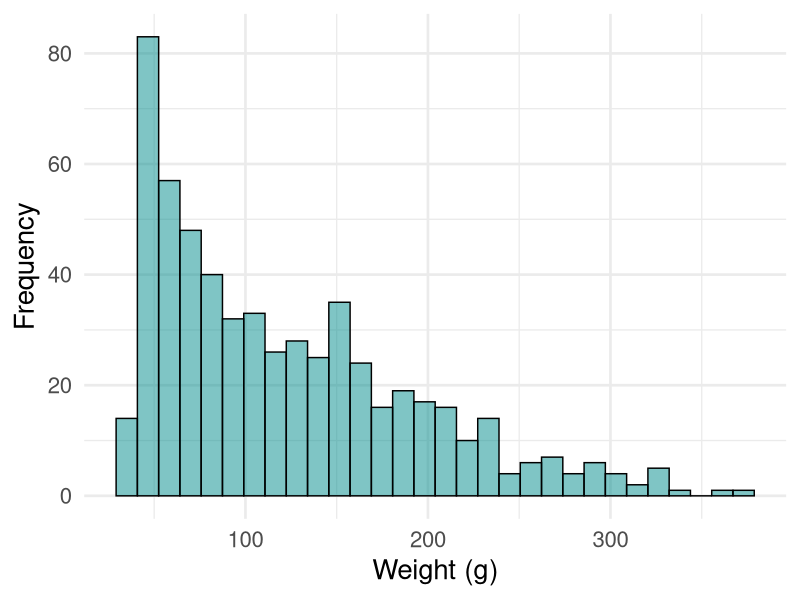
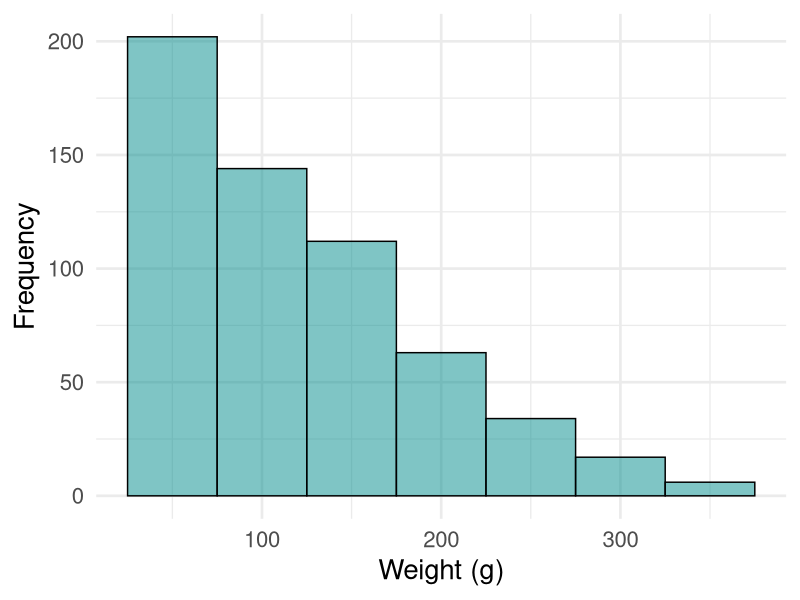
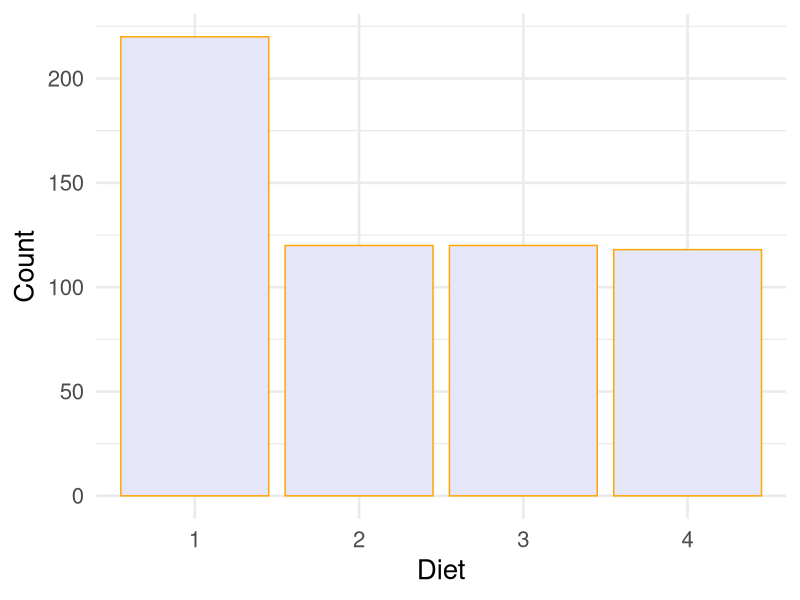
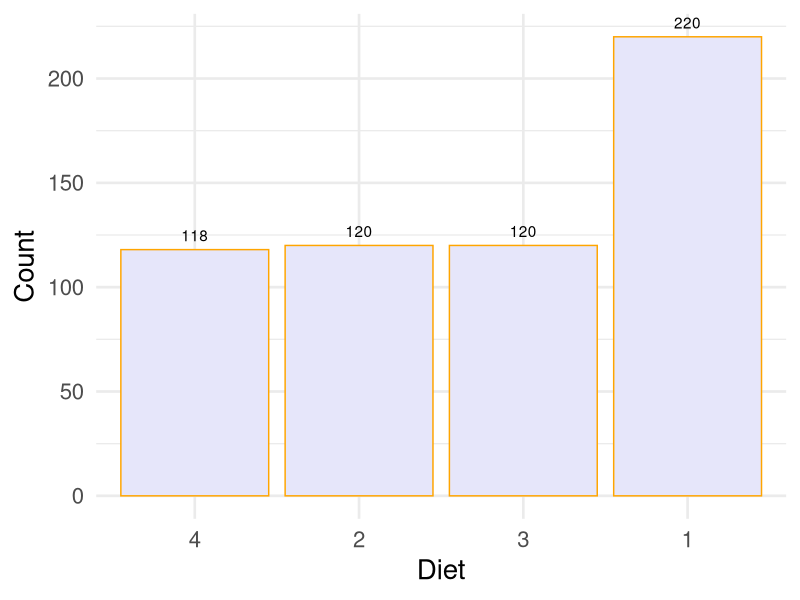
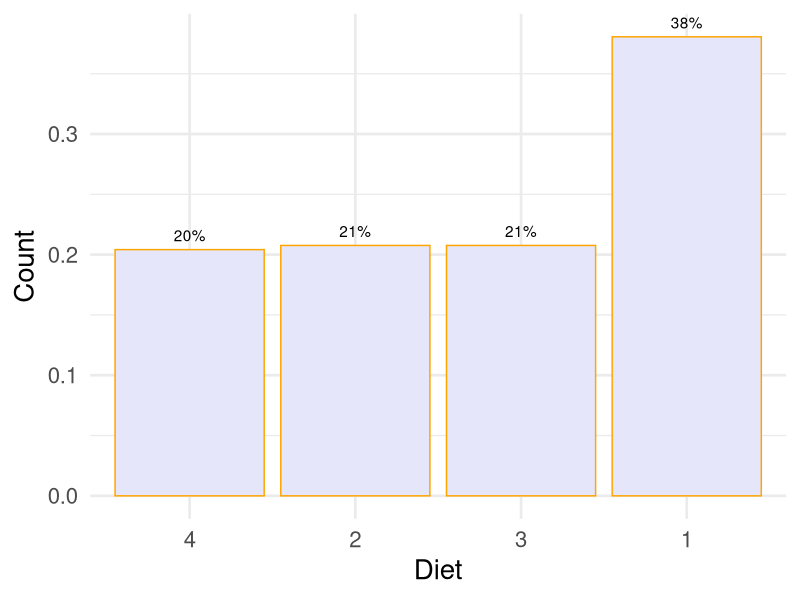
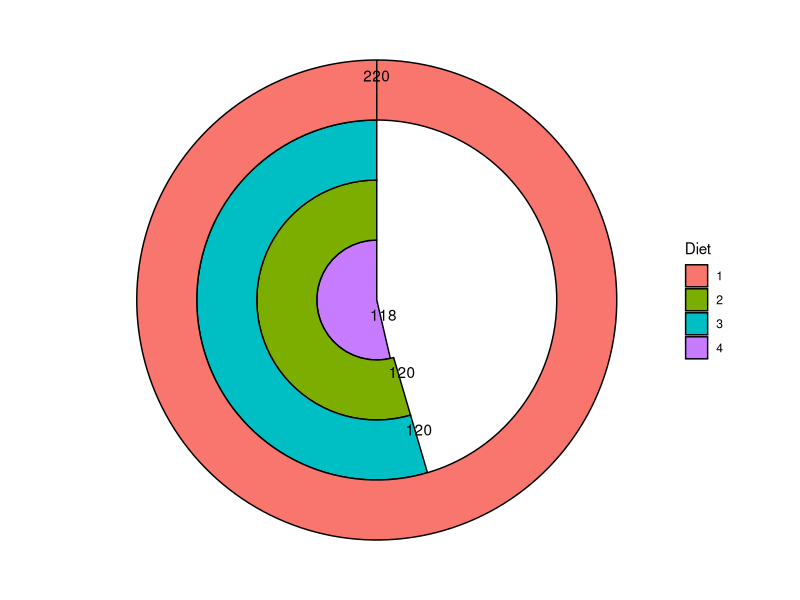

Recreate these plots in R, in order.
## ---- chunk 1
library(ggplot2)

ggplot(ChickWeight, aes(weight))+
  geom_histogram(fill='cyan4',color='black',alpha=0.5)+
  theme_minimal(base_size = 20)+
  ylab("Frequency")+ xlab("Weight (g)")
## ---- chunk 2
library(ggplot2)

ggplot(ChickWeight, aes(weight))+
  geom_histogram(fill='cyan4',color='black',alpha=0.5, binwidth = 50)+
  theme_minimal(base_size = 20)+
  ylab("Frequency")+ xlab("Weight (g)")
## ---- chunk 3
library(ggplot2)

ggplot(ChickWeight, aes(x= Diet))+
  geom_bar(color='orange', fill='lavender')+
  theme_minimal(base_size = 20)+
  ylab("Count")+ xlab("Diet")
## ---- chunk 4

library(tidyverse)
reord.chick<-ChickWeight %>% 
 count(Diet) %>% arrange(n)
reord.chick


## ---- chunk 5
library(ggplot2)

ggplot(reord.chick, aes(x= reorder(Diet,n), y=n))+
  geom_col(color='orange', fill='lavender')+
  geom_text(aes(label=n), vjust=-0.7)+
  theme_minimal(base_size = 20)+
  ylab("Count")+ xlab("Diet")

## ---- chunk 6

ChickWeight %>% 
  count(Diet) %>% arrange(n) %>% 
mutate(percent = n / sum(n),
         percentlabel = paste0(round(percent*100), "%")) %>% 

ggplot( aes(x= reorder(Diet,percent), y=percent))+
  geom_col(color='orange', fill='lavender')+
  geom_text(aes(label=percentlabel), vjust=-0.7)+
  theme_minimal(base_size = 20)+
  ylab("Count")+ xlab("Diet")

## ---- chunk 7
library(ggplot2)

ggplot(reord.chick, aes(x= reorder(Diet,n), y=n,fill=Diet))+
  geom_col(width = 1, 
           stat = "identity", 
           color = "black") +
  geom_text(aes(label=n), vjust=-0.7)+
  theme_minimal(base_size = 20)+
  coord_polar("y", 
              start = 0, 
              direction = -1) +
  theme_void() +
  ylab("Count")+ xlab("Diet")

